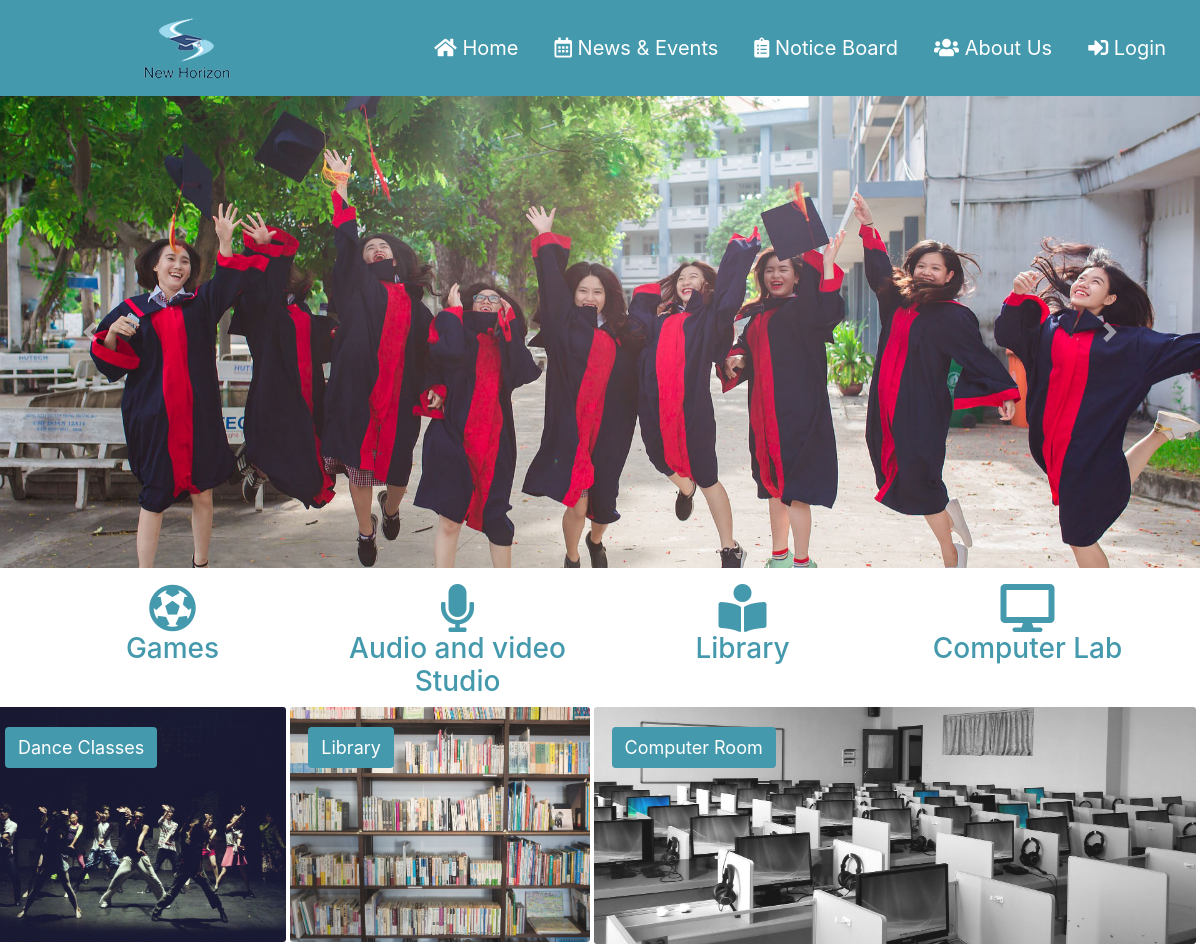
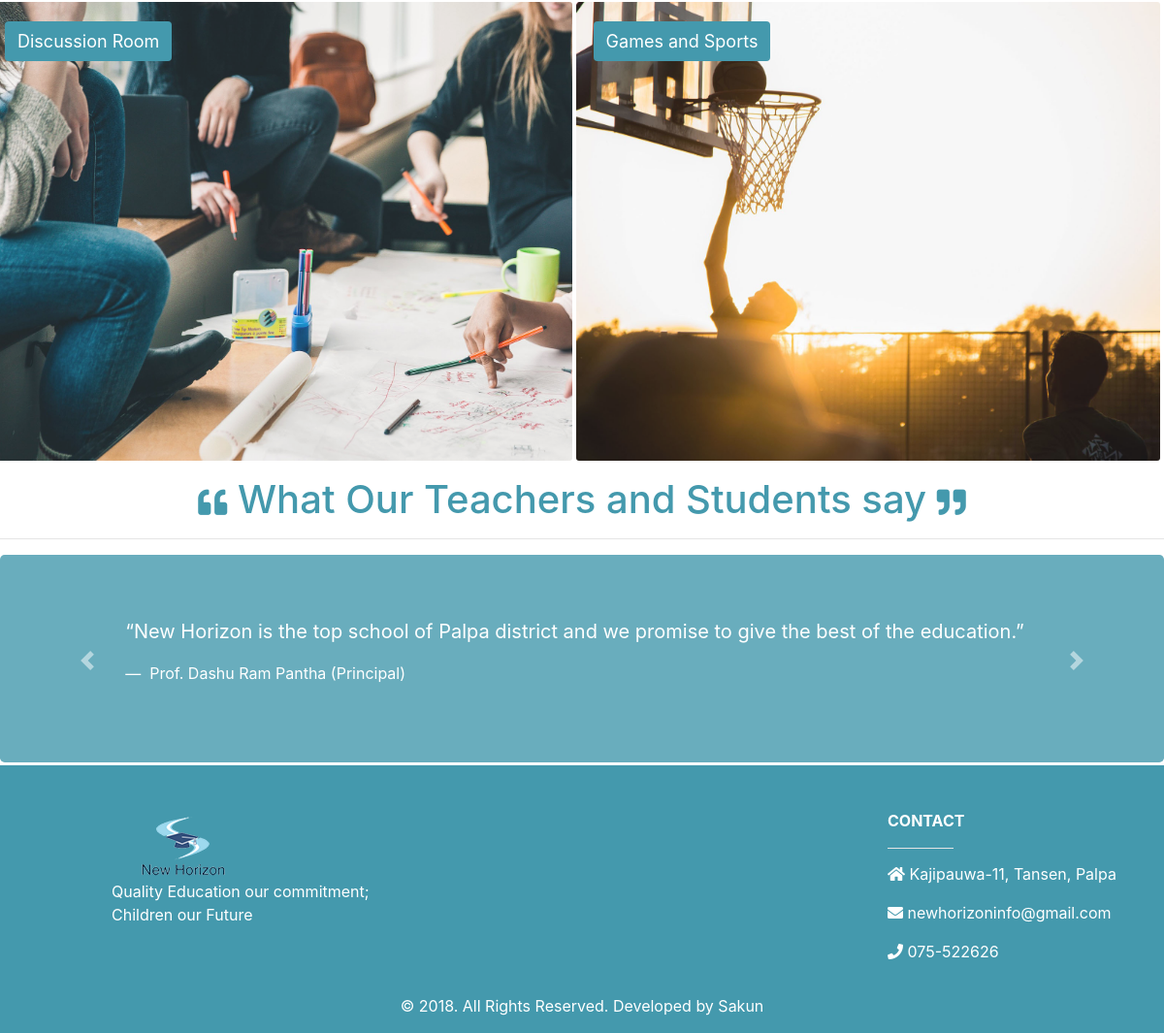
The page / on the database its author committed (2 pictures, top to bottom).
### homepage/models.py (models this page shows, shortened)
class Contact(models.Model):
    header_logo = models.FileField(upload_to='logo/')
    footer_logo = models.FileField(upload_to='logo/')
    slogan = models.CharField(max_length=200, blank=True)
    address = models.CharField(max_length=100, blank=False)
    email = models.EmailField(max_length=200)
    phone_number = models.CharField(max_length=30)

class Slider(models.Model):
    image = models.FileField(upload_to='home-slider/')
    title = models.CharField(max_length=200, null=True, blank=True)

class Testimonial(models.Model):
    testimonial_reviewer = models.CharField(max_length=100)
    testimonial_comment = models.TextField()

### homepage/views.py (the view)
# urls.py: path('', views.home, name='home'),
def home(request):
    slider_list = Slider.objects.all()
    contact_list = Contact.objects.all()
    testimonial_list = Testimonial.objects.all()
    home_dict = {'contact': contact_list[0],
                 'slider_list_first': slider_list[0],
                 'slider_list': slider_list[1:],
                 'testimonial_list_first': testimonial_list[0],
                 'testimonial_list': testimonial_list[1:]
                 }
    return render(request, 'homepage/homepage.html', home_dict)

### homepage/templates/homepage/homepage.html (shortened to what this page needs)
{% extends "base.html" %}
{% load static %}
{% block page-header %}
    {% include 'header.html' %}
{% endblock %}
{% block page-body %}
    <div id="carouselExampleIndicators" class="carousel slide" data-ride="carousel">
        <div class="carousel-inner">
            <div class="carousel-item active">
                <img class="d-block w-100" src="{{ slider_list_first.image.url }}" alt="First slide">
            </div>
        </div>
        <a class="carousel-control-prev" href="#carouselExampleIndicators" role="button" data-slide="prev">
            <span class="carousel-control-prev-icon" aria-hidden="true"></span>
        </a>
        <a class="carousel-control-next" href="#carouselExampleIndicators" role="button" data-slide="next">
            <span class="carousel-control-next-icon" aria-hidden="true"></span>
        </a>
    </div>
    <div class="container">
        <div class="row mt-3">
            <div class="col-lg-12 col-md-12 col-sm-12">
                <div class="row">
                    <div class="col-lg-3 col-md-3 col-sm-3 text-center">
                        <i class="fas fa-futbol"></i>
                        <h3 class="facility-title">Games</h3>
                    </div>
                    <div class="col-lg-3 col-md-3 col-sm-3 text-center">
                        <i class="fas fa-microphone"></i>
                        <h3 class="facility-title">Audio and video Studio</h3>
                    </div>
                    <div class="col-lg-3 col-md-3 col-sm-3 text-center">
                        <i class="fas fa-book-reader"></i>
                        <h3 class="facility-title">Library</h3>
                    </div>
                    <div class="col-lg-3 col-md-3 col-sm-3 text-center">
                        <i class="fas fa-desktop"></i>
                        <h3 class="facility-title">Computer Lab</h3>
                    </div>
                </div>
            </div>
        </div>
    </div>
    <div class="row mb-1" style="width: 101.1%;">
        <div class="col-lg-3 col-md-3 col-sm-3 no-padding">
            <img class="card-img" src="{% static 'image/dance-430554_1920.jpg' %}">
            <div class="card-img-overlay">
                <label class="btn">Dance Classes</label>
            </div>
        </div>
        <div class="col-lg-3 col-md-3 col-sm-3 no-padding">
            <img class="card-img" src="{% static 'image/books-1245744_1920.jpg' %}">
            <div class="card-img-overlay">
                <label class="btn">Library</label>
            </div>
        </div>
        <div class="col-lg-6 col-md-6 col-sm-6 no-padding">
            <img class="card-img" src="{% static 'image/language-lab-181083_1920.jpg' %}">
            <div class="card-img-overlay">
                <label class="btn">Computer Room</label>
            </div>
        </div>
    </div>
    <div class="row" style="width: 101.1%">
        <div class="col-lg-6 col-md-6 col-sm-6 no-padding">
            <img class="card-img" src="{% static 'image/people-2557399_1920.jpg' %}">
            <div class="card-img-overlay">
                <label class="btn">Discussion Room</label>
            </div>
        </div>
        <div class="col-lg-6 col-md-6 col-sm-6 no-padding">
            <img class="card-img" src="{% static 'image/basketball-2258650_1920.jpg' %}">
            <div class="card-img-overlay">
                <label class="btn">Games and Sports</label>
            </div>
        </div>
    </div>
    <h1 class="text-center mt-3 h1">
        <i class="fas fa-quote-left"></i>
            What Our Teachers and Students say
        <i class="fas fa-quote-right"></i>
        <hr class="mx-auto">
    </h1>
    <div id="carouselExampleIndicator" class="carousel slide" data-ride="carousel">
        <div class="carousel-inner">
            <div class="carousel-item active">
                <div class="jumbotron">
                    <div class="row justify-content-center">
                        <div class="col-lg-10 col-md-10 col-sm-10">
                            <blockquote class="blockquote">
                                <p class="text-justify"> <q>{{ testimonial_list_first.testimonial_comment }}</q> </p>
                                <footer class="blockquote-footer"> {{ testimonial_list_first.testimonial_reviewer }} </footer>
                            </blockquote>
                        </div>
                    </div>
                </div>
            </div>
        </div>
        <a class="carousel-control-prev" href="#carouselExampleIndicator" role="button" data-slide="prev">
            <span class="carousel-control-prev-icon" aria-hidden="true"></span>
        </a>
        <a class="carousel-control-next" href="#carouselExampleIndicator" role="button" data-slide="next">
            <span class="carousel-control-next-icon" aria-hidden="true"></span>
        </a>
    </div>
{% endblock %}
{% block page-footer %}
    {% include 'footer.html' %}
{% endblock %}

### templates/header.html (shortened to what this page needs)
<header>
    <nav class="navbar navbar-expand-lg navbar-dark bg-dark">
        <a class="navbar-brand offset-md-1" href="{% url 'home' %}">
            <img src="{{ contact.header_logo.url }}">
        </a>
        <div class="collapse navbar-collapse" id="navbarSupportedContent">
            <ul class="navbar-nav ml-auto">
                <li class="nav-item">
                    <a class="nav-link" href="{% url 'home' %}"><i class="fas fa-home"></i> Home</a>
                </li>
                <li class="nav-item">
                    <a class="nav-link" href="{% url 'events' %}"><i class="far fa-calendar-alt"></i> News & Events</a>
                </li>
                <li class="nav-item">
                    <a class="nav-link" href="{% url 'notices' %}"><i class="fas fa-clipboard-list"></i> Notice Board</a>
                </li>
                <li class="nav-item">
                    <a class="nav-link" href="{% url 'aboutus' %}"><i class="fas fa-users"></i> About Us</a>
                </li>
                {% if not user.is_authenticated %}
                <li class="nav-item">
                    <a class="nav-link" href="{% url 'login' %}" target="_blank"><i class="fas fa-sign-in-alt"></i> Login</a>
                </li>
                {% else %}
                <li class="nav-item">
                    <a class="nav-link" href="{% url 'login' %}" target="_blank"><i class="fas fa-columns"></i> Dashboard</a>
                </li>
                {% endif %}
            </ul>
        </div>
    </nav>
</header>

### templates/footer.html
    <footer class="page-footer font-small unique-color-dark">
        <div class="container-fluid text-center text-md-left">
            <div class="row pt-5">
                <div class="col-md-3 col-lg-4 col-xl-3 mb-4 offset-md-1">
                    <img src="{{ contact.footer_logo.url }}" alt="Logo">
                    <br>
                    <p>{{ contact.slogan }}</p>
                </div>
                <div class="col-md-4 col-lg-3 col-xl-3 mb-md-0 mb-4 ml-auto">
                    <h6 class="text-uppercase font-weight-bold">Contact</h6>
                    <hr class="bg-white mb-2 mt-0 d-inline-block mx-auto w-25">
                    <p>
                        <i class="fa fa-home"></i> {{ contact.address }}</p>
                    <p>
                        <i class="fa fa-envelope"></i> {{ contact.email }}</p>
                    <p>
                        <i class="fa fa-phone"></i> {{ contact.phone_number }}</p>
                </div>
            </div>
        </div>
        <div class="footer-copyright text-center py-3">&copy; 2018. All Rights Reserved.
                <a href="https://napitsakun.github.io" target="_blank" style = "color: #fff;"> Developed by Sakun</a>
            </div>
    </footer>

### homepage/static/css/homepage.css (style rules this page uses)
.navbar-dark .navbar-nav .nav-link { font-size: 20px; color: #fff; }
.nav-link { padding-left: 0.8em; padding-right: 0.8em; }
.nav-item { margin: 10px; }
.unique-color-dark { background-color: #4499ad; color: #fff; }
.bg-dark { background-color: #4499ad!important; }
.jumbotron { background-color: #4499ad; opacity: 0.8; margin-bottom: 3px; }
.blockquote p, .blockquote footer { color: #fff; }
.fas.fa-book-reader, .fas.fa-futbol, .fas.fa-microphone, .fas.fa-desktop { font-size: 300%; color: #4499ad; }
.facility-title, .h1 { color: #4499ad; }
.col-lg-3.col-md-3.col-sm-3.text-center { transition: 0.3s; overflow: hidden; }
.fas.fa-quote-left, .fas.fa-quote-right { font-size: 30px; }
.no-padding { padding-right: 2px; padding-left: 2px; margin-bottom: 0; }
label.btn { background-color: #4499ad; color: white; font-size: 18px; }
img.card-img { opacity: 0.9; }
h1 { color: #4499ad; }

### rows shown on the page
Contact: header_logo (picture), footer_logo (picture), slogan "Quality Education our commitment; Children our Future", address "Kajipauwa-11, Tansen, Palpa", email "newhorizoninfo@gmail.com", phone_number "075-522626"
Slider: image (picture)
Testimonial: testimonial_comment "New Horizon is the top school of Palpa district and we promise to give the best of the education.", testimonial_reviewer "Prof. Dashu Ram Pantha (Principal)"
